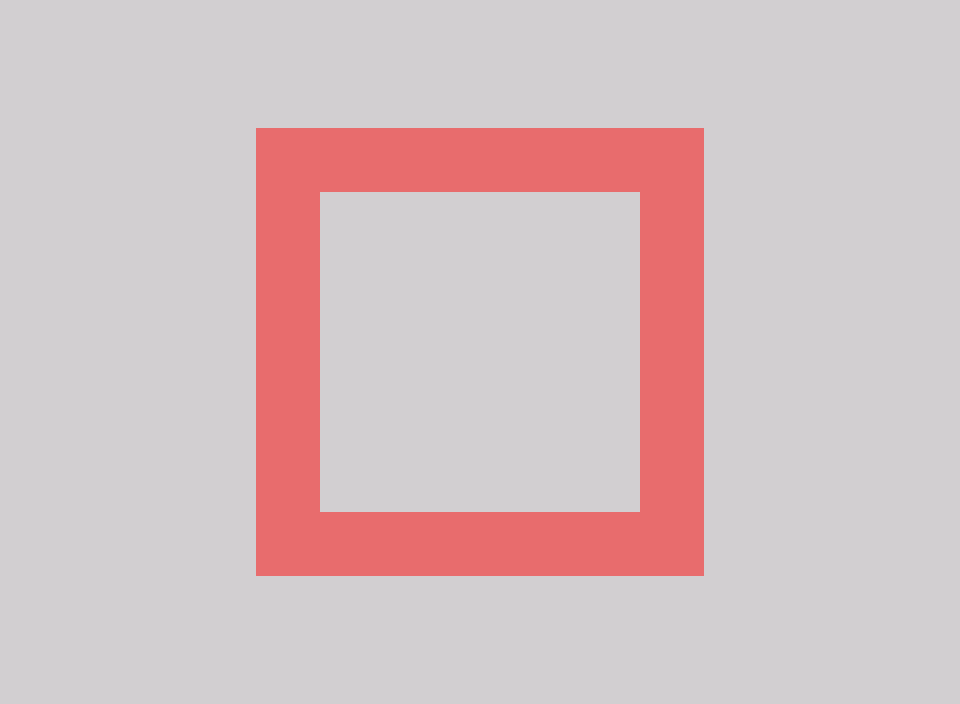

This is a level from a 2D game, rendered from its Tiled map with the project's own tilesets. A one-line summary and the complete map file follow:
An orthogonal 15x11 tile map with 64x64 px tiles, 2 tile layers (Ground, Collision), 2 tilesets and 3 objects (2x Fog, Player).

<map version="1.2" tiledversion="2018.11.14" orientation="orthogonal" renderorder="right-down" width="15" height="11" tilewidth="64" tileheight="64" infinite="0" nextlayerid="18" nextobjectid="11">
 <tileset firstgid="1" source="autumn 16x32.tsx" />
 <tileset firstgid="513" source="event-tileset.tsx" />
 <layer id="16" name="Ground" width="15" height="11">
  <data encoding="csv">
65,65,65,65,65,65,65,65,65,65,65,65,65,65,65,
65,65,65,65,65,65,65,65,65,65,65,65,65,65,65,
65,65,65,65,65,65,65,65,65,65,65,65,65,65,65,
65,65,65,65,65,65,65,65,65,65,65,65,65,65,65,
65,65,65,65,65,65,65,65,65,65,65,65,65,65,65,
65,65,65,65,65,65,65,65,65,65,65,65,65,65,65,
65,65,65,65,65,65,65,65,65,65,65,65,65,65,65,
65,65,65,65,65,65,65,65,65,65,65,65,65,65,65,
65,65,65,65,65,65,65,65,65,65,65,65,65,65,65,
65,65,65,65,65,65,65,65,65,65,65,65,65,65,65,
65,65,65,65,65,65,65,65,65,65,65,65,65,65,65
</data>
 </layer>
 <objectgroup id="5" name="Player">
  <object id="2" name="Player" x="448" y="320" width="64" height="64" />
 </objectgroup>
 <objectgroup id="13" name="Texture">
  <object id="10" name="Fog" x="0" y="0" width="960" height="704">
   <properties>
    <property name="Texture" value="map_data/FogTexture.png" />
    <property name="alpha" type="float" value="0.33300000000000002" />
    <property name="vx" type="float" value="0.01" />
    <property name="vy" type="float" value="-0.025000000000000001" />
   </properties>
  </object>
  <object id="8" name="Fog" x="0" y="0" width="960" height="704">
   <properties>
    <property name="Texture" value="map_data/FogTexture.png" />
    <property name="alpha" type="float" value="0.5" />
    <property name="vx" type="float" value="0.025000000000000001" />
    <property name="vy" type="float" value="0" />
   </properties>
  </object>
 </objectgroup>
 <layer id="17" name="Collision" width="15" height="11" opacity="0.48">
  <data encoding="csv">
0,0,0,0,0,0,0,0,0,0,0,0,0,0,0,
0,0,0,0,0,0,0,0,0,0,0,0,0,0,0,
0,0,0,0,513,513,513,513,513,513,513,0,0,0,0,
0,0,0,0,513,0,0,0,0,0,513,0,0,0,0,
0,0,0,0,513,0,0,0,0,0,513,0,0,0,0,
0,0,0,0,513,0,0,0,0,0,513,0,0,0,0,
0,0,0,0,513,0,0,0,0,0,513,0,0,0,0,
0,0,0,0,513,0,0,0,0,0,513,0,0,0,0,
0,0,0,0,513,513,513,513,513,513,513,0,0,0,0,
0,0,0,0,0,0,0,0,0,0,0,0,0,0,0,
0,0,0,0,0,0,0,0,0,0,0,0,0,0,0
</data>
 </layer>
</map>
